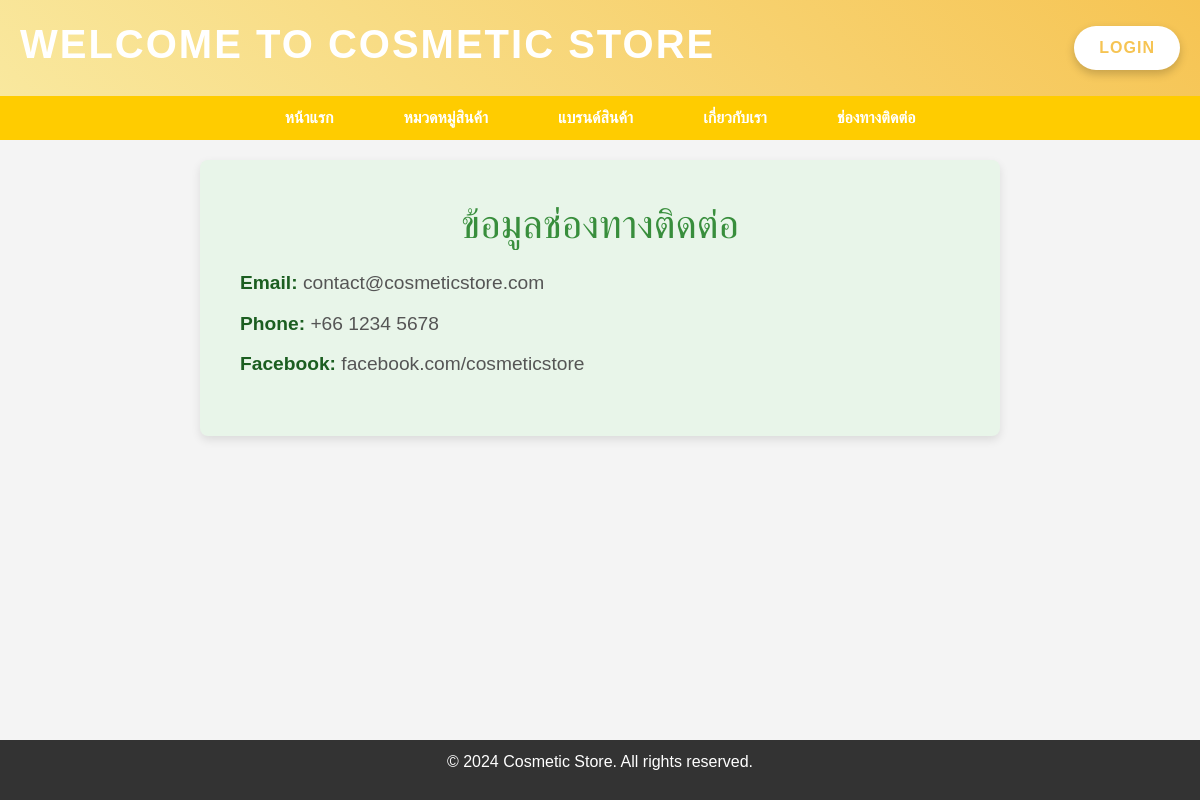
The page /contact.php on the database its author committed.
### tables this page shows
CREATE TABLE `contactinfo` (
  `id` int(11) NOT NULL,
  `type` varchar(50) NOT NULL,
  `details` varchar(255) NOT NULL
);

### contact.php (the view, shortened to what this page needs)
<?php
require_once 'db_connect.php';
$sql = "SELECT * FROM ContactInfo";
$result = mysqli_query($conn, $sql);
?>
<!DOCTYPE html>
<html lang="en">
<head>
    <link rel="stylesheet" href="https://stackpath.bootstrapcdn.com/bootstrap/4.5.2/css/bootstrap.min.css">
    <link rel="stylesheet" href="css/styles1.css">
</head>
<body>
    <header class="main-header">
    <div class="container">
        <h1 class="store-title">Welcome to Cosmetic Store</h1>
        <div class="user-options">
            <?php if (isset($_SESSION['username'])): ?>
                <p class="user-greeting">Hello, <?php echo $_SESSION['username']; ?>!
                    <a href="logout.php" class="logout-btn">Logout</a>
                    <a href="profile.php" class="profile-btn">ดูโปรไฟล์</a>
                </p>
            <?php else: ?>
                <a href="login.php" class="login-btn">Login</a>
            <?php endif; ?>
        </div>
    </div>
    </header>
    <nav class="navbar">
        <ul>
            <li><a href="index.php">หน้าแรก</a></li>
            <li><a href="categories.php">หมวดหมู่สินค้า</a></li>
            <li><a href="brands.php">แบรนด์สินค้า</a></li>
            <li><a href="about.php">เกี่ยวกับเรา</a></li>
            <li><a href="contact.php">ช่องทางติดต่อ</a></li>
        </ul>
    </nav>
    <section class="contact">
        <h2>ข้อมูลช่องทางติดต่อ</h2>
        <?php if (mysqli_num_rows($result) > 0): ?>
            <ul class="list-unstyled">
                <?php
                while ($row = mysqli_fetch_assoc($result)) {
                    echo "<li><strong>" . $row['type'] . ":</strong> " . $row['details'] . "</li>";
                }
                ?>
            </ul>
        <?php else: ?>
            <p>ไม่มีข้อมูลช่องทางติดต่อในขณะนี้</p>
        <?php endif; ?>
    </section>
    <footer>
        <p>&copy; 2024 Cosmetic Store. All rights reserved.</p>
    </footer>
</body>
</html>

### css/styles1.css (style rules this page uses)
h2 { color: #d58b41; margin-bottom: 20px; }
h2 { text-align: center; }
body { font-family: Arial, sans-serif; background-color: #f4f4f4; margin: 0; padding: 0; }
.main-header { background: linear-gradient(45deg, #f9e89e, #f6c453); color: white; padding: 20px 0; box-shadow: 0 4px 10px rgba(0, 0, 0, 0.1); position: relative; }
.main-header .container { display: flex; justify-content: space-between; align-items: center; max-width: 1200px; margin: 0 auto; padding: 0 20px; }
.store-title { font-size: 2.5em; font-weight: bold; letter-spacing: 2px; text-transform: uppercase; }
.user-options { display: flex; align-items: center; }
.login-btn, .logout-btn, .profile-btn { background-color: #fff; color: #f6c453; padding: 10px 25px; border-radius: 30px; text-transform: uppercase; font-weight: bold; letter-spacing: 1px; box-shadow: 0 4px 10px rgba(0, 0, 0, 0.2); transition: all 0.3s ease; border: none; }
footer { background-color: #333; color: #fff; text-align: center; padding: 10px 0; position: fixed; bottom: 0; left: 0; right: 0; width: 100%; }
.navbar { display: flex; justify-content: center; align-items: center; background-color: #ffcc00; padding: 10px 0; }
.navbar ul { list-style-type: none; margin: 0; padding: 0; display: flex; }
.navbar ul li { margin: 0 15px; }
.navbar ul li a { text-decoration: none; color: white; font-weight: bold; padding: 10px 20px; }
.contact { background-color: #e8f5e9; padding: 40px; margin: 20px auto; border-radius: 8px; box-shadow: 0 4px 10px rgba(0, 0, 0, 0.1); max-width: 800px; text-align: left; }
.contact h2 { font-size: 2.5em; color: #388e3c; margin-bottom: 20px; text-align: center; }
.contact ul { list-style-type: none; padding: 0; }
.contact li { font-size: 1.2em; color: #555; line-height: 1.6; margin: 10px 0; }
.contact li strong { color: #1b5e20; }

### rows shown on the page
contactinfo: type "Email", details "contact@cosmeticstore.com"
contactinfo: type "Phone", details "+66 1234 5678"
contactinfo: type "Facebook", details "facebook.com/cosmeticstore"
